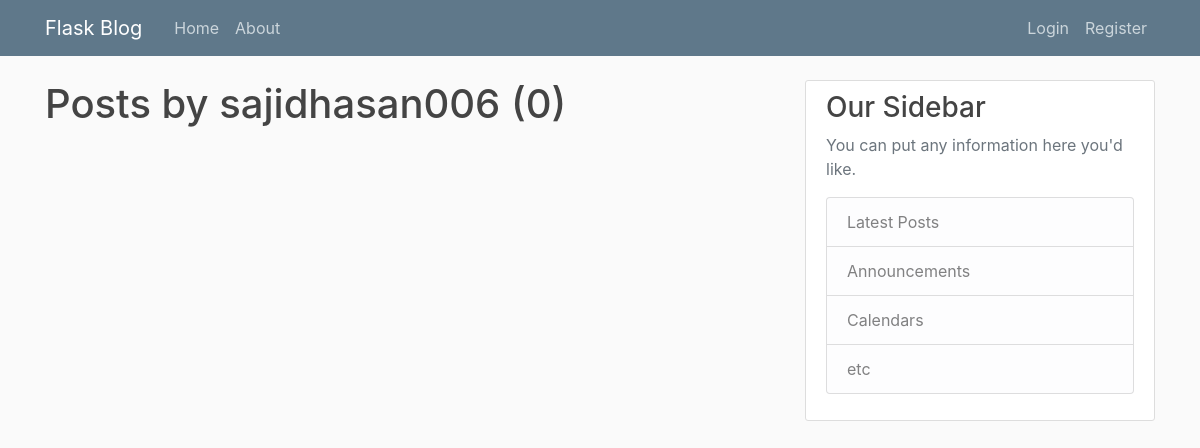
The app's page /user/sajidhasan006, older data.
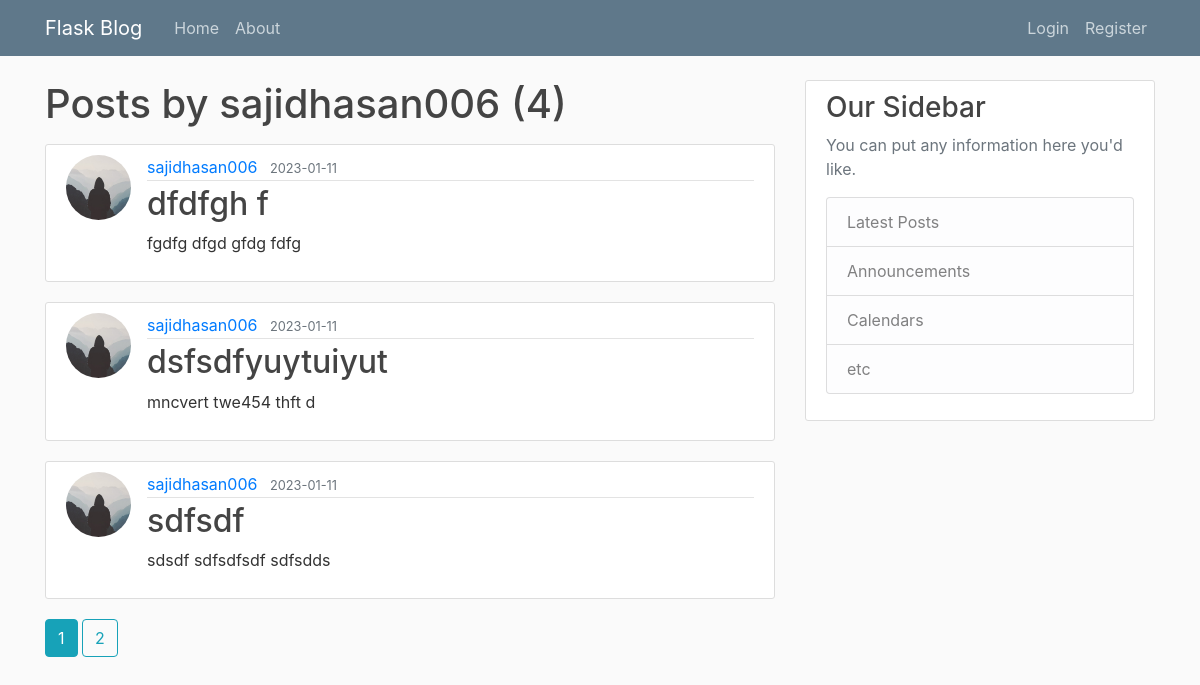
The same page, newer data.
### flaskblog/models.py (models this page shows, shortened)
class Post(db.Model):
    id = db.Column(db.Integer, primary_key=True)
    title = db.Column(db.String(200), nullable=False)
    date_posted = db.Column(db.DateTime, nullable=False, default=datetime.utcnow)
    content = db.Column(db.Text, nullable=False)
    user_id = db.Column(db.Integer, db.ForeignKey('user.id'), nullable=False)

class User(db.Model, UserMixin):
    id = db.Column(db.Integer, primary_key=True)
    username = db.Column(db.String(20), unique=True, nullable=False)
    email = db.Column(db.String(120), unique=True, nullable=False)
    image_file = db.Column(db.String(20), nullable=False, default='default.jpg')
    password = db.Column(db.String(60), nullable=False)
    posts = db.relationship('Post', backref='author', lazy=True)

### flaskblog/routes.py (the view)
@app.route("/user/<string:username>")
def user_posts(username):
    page = request.args.get('page', 1, type=int)
    user = User.query.filter_by(username=username).first_or_404()
    posts = Post.query.filter_by(author=user)\
        .order_by(Post.date_posted.desc())\
        .paginate(page=page, per_page=3)
    return render_template('user_posts.html', posts=posts, user=user)

### flaskblog/templates/user_posts.html (shortened to what this page needs)
{% extends "layout.html" %}
{% block content %}
    <h1 class="mb-3">Posts by {{ user.username }} ({{ posts.total }})</h1>
    {% for post in posts.items %}
    <article class="media content-section">
        <img class="rounded-circle article-img" src="{{ url_for('static', filename='profile_pics/' + post.author.image_file) }}">
        <div class="media-body">
          <div class="article-metadata">
            <a class="mr-2" href="{{ url_for('user_posts', username=post.author.username) }}">{{ post.author.username }}</a>
            <small class="text-muted">{{ post.date_posted.strftime('%Y-%m-%d') }}</small>
          </div>
          <h2><a class="article-title" href="{{ url_for('post', post_id=post.id) }}">{{ post.title }}</a></h2>
          <p class="article-content">{{ post.content }}</p>
        </div>
      </article>
    {% endfor %}
    {% for page_num in posts.iter_pages(left_edge=1, right_edge=1, left_current=1, right_current=2) %}
      {% if page_num %}
        {% if posts.page == page_num %}
          <a class="btn btn-info mb-4" href="{{ url_for('user_posts', username=user.username, page=page_num) }}">{{ page_num }}</a>
        {% else %}
          <a class="btn btn-outline-info mb-4" href="{{ url_for('user_posts', username=user.username, page=page_num) }}">{{ page_num }}</a>
        {% endif %}
      {% endif %}
    {% endfor %}
{% endblock content %}

Row changes from the older to the newer data that the page shows:
added Post: image_file (placeholder picture), author.username "sajidhasan006", date_posted "2023-01-11", title "dfdfgh f", content "fgdfg dfgd gfdg fdfg"
added Post: image_file (placeholder picture), author.username "sajidhasan006", date_posted "2023-01-11", title "dsfsdfyuytuiyut", content "mncvert twe454 thft d"
added Post: image_file (placeholder picture), author.username "sajidhasan006", date_posted "2023-01-11", title "sdfsdf", content "sdsdf sdfsdfsdf sdfsdds"
Text that changed along with them:
{{ posts.total }}: "0" → "4"
new list line: "1"
new list line: "2"
